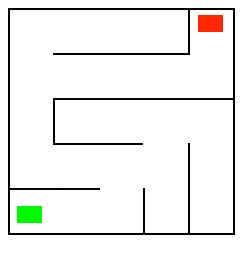
#> input picture maze_solver/mazes/maze1.jpg, 243 x 261 px
$ python solve.py mazes/maze1.jpg
#> lines starting #> are read from the running program, lines starting #| are printed output that depends on the picture
import os
import sys
import math
import time
import logging #library I used for debugging
from PIL import Image

logging.basicConfig(level=logging.INFO, format="[%(levelname)s]: %(asctime)-15s %(message)s")

class Solver:

    def __init__(self,maze):
#> called with maze = 'mazes/maze1.jpg'
        self.COLOR_MAP={
            (0,255,0): 'GREEN',
            (255,0,0): 'RED',
            (0,0,255): 'BLUE',
            (255,255,255): 'WHITE',
            (0,0,0): 'BLACK'
        }
        self.COLOR_RED = (255,0,0)
        self.COLOR_GREEN = (0,255,0)
        self.COLOR_BLUE = (0,0,255)
        self.COLOR_WHITE = (255,255,255)
        self.COLOR_BLACK = (0,0,0)
        self.START_COLOR = self.COLOR_GREEN
        self.END_COLOR = self.COLOR_RED
        self.FRONTIER_COLOR = self.COLOR_GREEN
        self.memorized_color_map={}

        #output
        self.DIR_OUT='out'
        self.file_in=maze
        ext=maze.split('.')[-1]
        self.file_out=os.path.join(self.DIR_OUT, os.path.basename(maze).split('.')[0] + '.' + ext)

        #output parameters
        self.SNAPSHOT_FREQ=20000 # to save the image after every 20000 timesscale

        #load img
        self.image=Image.open(self.file_in)
#> self.image is the input picture: PIL image 243x261 RGB; mean R, G, B 240, 240.2, 238.4
        logging.info('loaded image ')
        self.image=self.image.convert('RGB')
        self.pixels=self.image.load()
        self.START=self._findStart()
        self.END=self._findEnd()
        self._cleanImage()

        #search parameters
        self.tmp_dir='tmp'
        self.iterations=0

    #to check for boundary
    def _inBounds(self,dim,x,y):
        length,breadth=dim
        if x<0 or y<0 or x>=length or y>=breadth:
            return False
        return True

    def _isWhite(self,pixels,position):
        x,y=position
        r,g,b=pixels[x,y]
        threshold=240
        if pixels[x,y]==self.COLOR_WHITE or pixels[x,y]==0 or (r>threshold and g>threshold and b>threshold)\
        or pixels[x,y]==self.END_COLOR:
            return True

    def _getNeighbours(self,position):
        x,y=position
        return [(x-1,y),(x,y-1),(x+1,y),(x,y+1)]

    def _drawX(self,pos,color=(0,0,255)):
        x,y=pos
        d=5
        for i in range(-d,d):
            self.pixels[x+i,y]=color
        for j in range(-d,d):
            self.pixels[x,y+j]=color

    def _drawSquare(self,pos,color=(0,0,255)):
        x,y=pos
        d=1
        for i in range(-d,d):
            for j in range(-d,d):
                self.pixels[x+i,y+j]=color

    def _cleanImage(self):
        logging.info('Cleaning image...')
        x,y=self.image.size
        for i in range(x):
            for j in range(y):
                if (i,j)==self.START:
                    self.pixels[i,j]==self.START_COLOR
                    continue
                if (i,j)==self.END:
                    self.pixels[i,j]==self.END_COLOR
                    continue
                closest_color = self._findClosestColor(self.pixels[i,j])
                for color in [self.COLOR_WHITE, self.COLOR_BLACK]:
                    if closest_color == color: self.pixels[i,j] = color
                for color in [self.START_COLOR, self.END_COLOR]:
                    if closest_color == color: self.pixels[i,j] = self.COLOR_WHITE


    def _findClosestColor(self,color,memorize=False):
        colors=list(self.COLOR_MAP.keys())
        if color in self.memorized_color_map and memorize==True:
            return color
        closest_color=sorted(colors,key=lambda c:distance(c,color))[0]
        if memorize==True:
            self.memorized_color_map[color]=closest_color
        return closest_color

    def _findColorCenter(self,color):
        x_min,x_max,y_min,y_max=float('inf'),float('-inf'), float('inf'), float('-inf')
        x,y=self.image.size
        for i in range(x):
            for j in range(y):
                code=self._findClosestColor(self.pixels[i,j])
                if code==color:
                    x_min,y_min=min(x_min,i),min(y_min,j)
                    x_max,y_max=max(x_max,i),max(y_max,j)
        return (mean([x_min, x_max]), mean([y_min, y_max]))

    def _findStart(self):
        logging.info('Finding the start point...')
        start=self._findColorCenter(self.START_COLOR)
        self._drawSquare(start,self.START_COLOR)
        return start

    def _findEnd(self):
        logging.info('Finding the end point...')
        end=self._findColorCenter(self.END_COLOR)
        self._drawSquare(end,self.END_COLOR)
        return end

    def solve(self):
        logging.info('Solving...')
        path=self._BFS(self.START,self.END)
#> the loop in _BFS, `while len(Q)!=0:` made 47641 passes
#> pass 1, in _BFS, `image.save('{0}/{1:05d}.jpg'.format(self.tmp_dir, img))`:
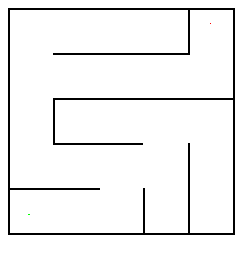
#> saved as 00000.jpg: PIL image 243x261 RGB; mean R, G, B 242, 242, 242
#> after the loop in _BFS, `while len(Q)!=0:`:
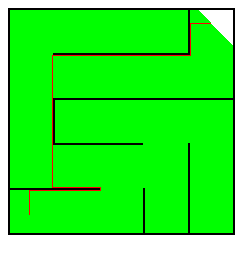
#> image: PIL image 243x261 RGB; mean R, G, B 52.2, 240.1, 50.3
        if path is None:
            logging.error('No path found!!!')
            self._drawX(self.START)
            self._drawX(self.END)
            self.image.save(self.file_out)
            sys.exit(1)

        #draw
        for position in path :
            x,y=position
            self.pixels[x,y]=self.COLOR_RED

        #save
        self.image.save(self.file_out)
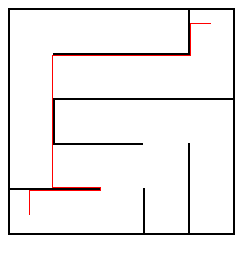
#> saved as maze1.jpg: PIL image 243x261 RGB; mean R, G, B 242, 240.1, 240.1
        logging.info("Solution is saved as '{0}'.".format(self.file_out))
        print('\n','Done')

    # Breadth First Search
    def _BFS(self,start,end):
        #copy the maze to hold temp search state
        image=self.image.copy()
        pixels=image.load()
        self.iterations=0
        explored=set() #to keep track of explored nodes
        Q=[[start]]#to store the explored paths
        img=0

        while len(Q)!=0:
            if self.iterations>0 and self.iterations%self.SNAPSHOT_FREQ==0:
                logging.info('...')
            path=Q.pop(0)
            node=path[-1]
            explored.add(node)

            if node==end:
                #draw solution path
                for position in path:
                    x,y=position
                    pixels[x,y]=self.COLOR_RED
                for i in range(10):
                    image.save('{0}/{1:05d}.jpg'.format(self.tmp_dir, img))
                    img+=1
                logging.info('Found a path after {0} iterations.'.format(self.iterations))
                image.show("Solution Path")
                return path

            for neighbour in self._getNeighbours(node):
                x,y=neighbour
                if (x,y) not in explored and self._inBounds(image.size,x,y) and self._isWhite(pixels, (x,y)) :
                    pixels[x,y]=self.FRONTIER_COLOR
                    new_path=list(path)
                    new_path.append(neighbour)
                    Q+=[new_path]
                if self.iterations % self.SNAPSHOT_FREQ==0:
                    image.save('{0}/{1:05d}.jpg'.format(self.tmp_dir, img))
                    img+=1
                self.iterations+=1
        print("Returning after ", self.iterations, " iterations.")
        return None


def mean(numbers):
    return int(sum(numbers))/max(len(numbers),1)

def distance(c1,c2):
    (r1,g1,b1)=c1
    (r2,g2,b2)=c2
    return math.sqrt((r1-r2)**2+(g1-g2)**2+(b1-b2)**2)


if __name__=='__main__':
    solver=Solver(sys.argv[1])
    solver.solve()
